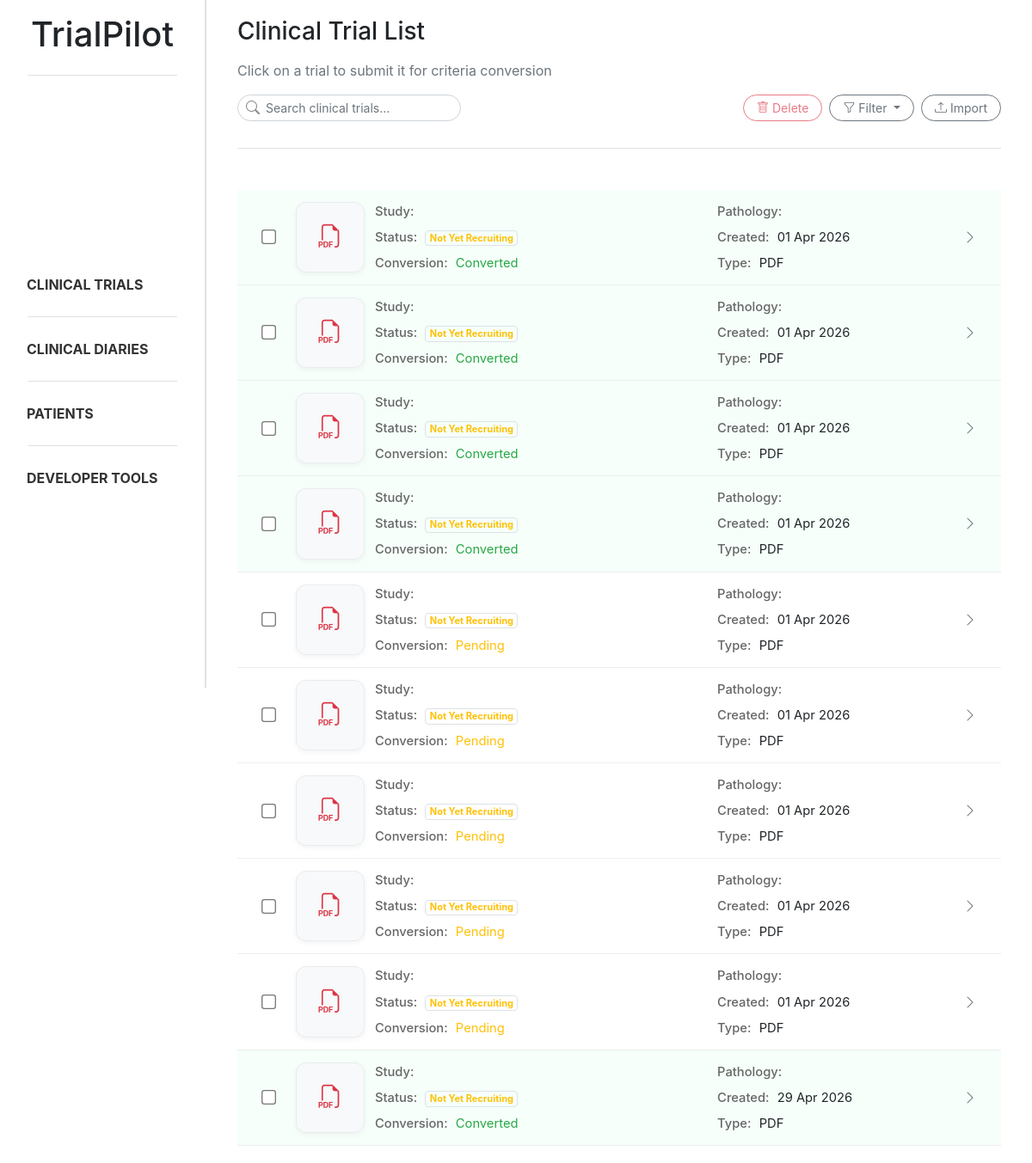
Page /trials/ on the earlier database version.
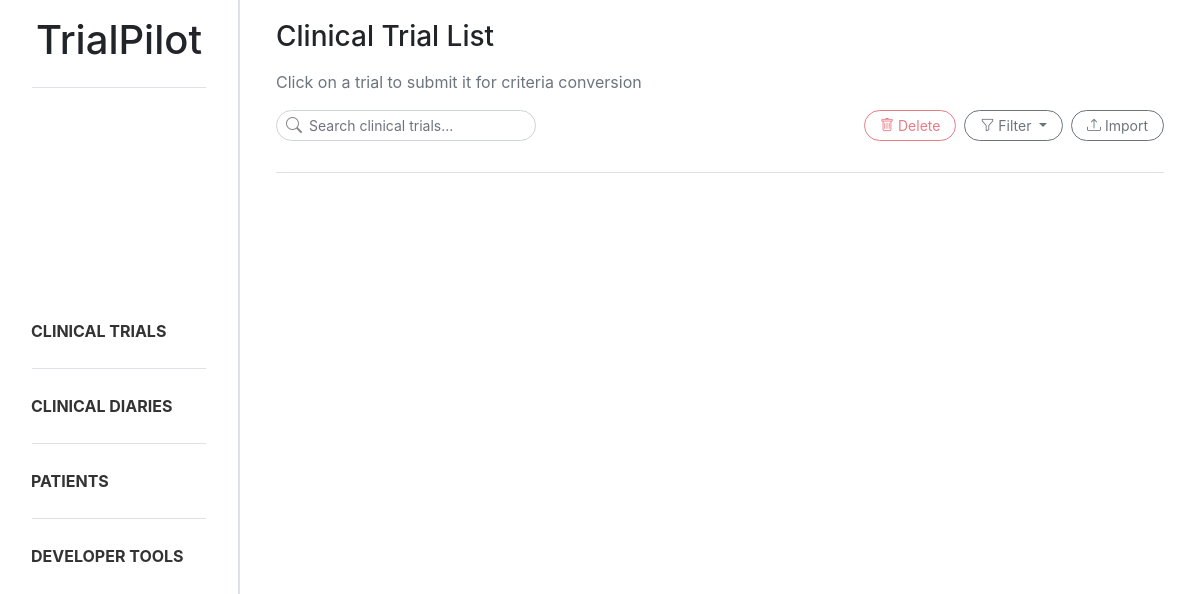
Same page on the later database version.
### trialpilot/models.py (models this page shows, shortened)
class Document(models.Model):
    class DocumentType(models.TextChoices):
        CLINICAL_DIARY = "diary", "Clinical Diary"
        CLINICAL_TRIAL = "trial", "Clinical Trial"
    title = models.CharField(max_length=255)
    type = models.CharField(max_length=20, choices=DocumentType.choices)
    extracted = models.BooleanField(default=False)
    created_at = models.DateTimeField(auto_now_add=True)
    updated_at = models.DateTimeField(auto_now=True)

### trialpilot/views.py (the view)
# urls.py: path('trials/', trial_list, name='trial_list'),
def trial_list(request):
    search = request.GET.get("search", "").strip()
    status = request.GET.get("status", "").strip()
    file_type = request.GET.get("file_type", "").strip().lower()
    trials = Document.objects.filter(type=Document.DocumentType.CLINICAL_TRIAL)
    if search:
        trials = trials.filter(title__icontains=search)
    if status == "extracted":
        trials = trials.filter(extracted=True)
    elif status == "not_extracted":
        trials = trials.filter(extracted=False)
    trial_data = []
    for trial in trials:
        if "." in trial.title:
            original_name, ext = trial.title.rsplit('.', 1)
            ext = ext.lower()
        else:
            ext = ""
        if file_type and ext != file_type:
            continue
        trial_data.append((trial, ext))
    return render(request, 'trialpilot/trial_list.html', {
        'trial_data': trial_data,
        'search': search,
        'status': status,
        'file_type': file_type,
    })

### trialpilot/templates/trialpilot/trial_list.html (shortened to what the changed rows need)
{% extends "trialpilot/base.html" %}
{% block content %}
<div class="trial-list ml-3 mr-3">
    {% for trial, extension in trial_data %}
    <div class="trial-row trial-card-trigger {% if trial.extracted %}converted{% endif %}"
        data-trial-id="{{ trial.id }}"
        data-trial-title="{{ trial.title }}"
        data-trial-extracted="{{ trial.extracted }}">
        <div class="trial-layout">
            <div class="container-trial-checkbox">
                <input type="checkbox"
                    class="form-check-input trial-checkbox"
                    value="{{ trial.id }}">
            </div>
            <div class="trial-file">
                {% if extension == "pdf" %}
                <i class="bi bi-filetype-pdf text-danger"></i>
                {% else %}
                <i class="bi bi-filetype-txt text-primary"></i>
                {% endif %}
            </div>
            <div class="trial-grid">
                <div class="trial-main-info">
                    <strong>Study:</strong>
                </div>
                <div>
                    <strong>Pathology:</strong>
                </div>
                <div>
                    <strong>Status:</strong>
                    {% if trial.clinical_trial.status == "recruiting" %}
                    <span class="badge rounded-pill bg-success-subtle text-success border">
                        Recruiting
                    </span>
                    {% elif trial.clinical_trial.status == "completed" %}
                    <span class="badge rounded-pill bg-primary-subtle text-primary border">
                        Completed
                    </span>
                    {% elif trial.clinical_trial.status == "closed" %}
                    <span class="badge rounded-pill bg-danger-subtle text-danger border">
                        Closed
                    </span>
                    {% else %}
                    <span class="badge rounded-pill bg-warning-subtle text-warning border">
                        Not Yet Recruiting
                    </span>
                    {% endif %}
                </div>
                <div>
                    <strong>Created:</strong>
                    {{ trial.created_at|date:"d M Y" }}
                </div>
                <div>
                    <strong>Conversion:</strong>
                    {% if trial.extracted %}
                    <span class="text-success">Converted</span>
                    {% else %}
                    <span class="text-warning">Pending</span>
                    {% endif %}
                </div>
                <div>
                    <strong>Type:</strong>
                    {{ extension|upper }}
                </div>
            </div>
            <div class="trial-actions">
                <i class="bi bi-chevron-right text-muted"></i>
            </div>
        </div>
    </div>
    {% endfor %}
</div>
{% endblock %}

Differences in the rows shown:
removed Document: created_at "01 Apr 2026", extracted "Converted", extension "PDF"
removed Document: created_at "01 Apr 2026", extracted "Converted", extension "PDF"
removed Document: created_at "01 Apr 2026", extracted "Converted", extension "PDF"
removed Document: created_at "01 Apr 2026", extracted "Converted", extension "PDF"
removed Document: created_at "01 Apr 2026", extracted "Pending", extension "PDF"
removed Document: created_at "01 Apr 2026", extracted "Pending", extension "PDF"
removed Document: created_at "01 Apr 2026", extracted "Pending", extension "PDF"
removed Document: created_at "01 Apr 2026", extracted "Pending", extension "PDF"
removed Document: created_at "01 Apr 2026", extracted "Pending", extension "PDF"
removed Document: created_at "29 Apr 2026", extracted "Converted", extension "PDF"
